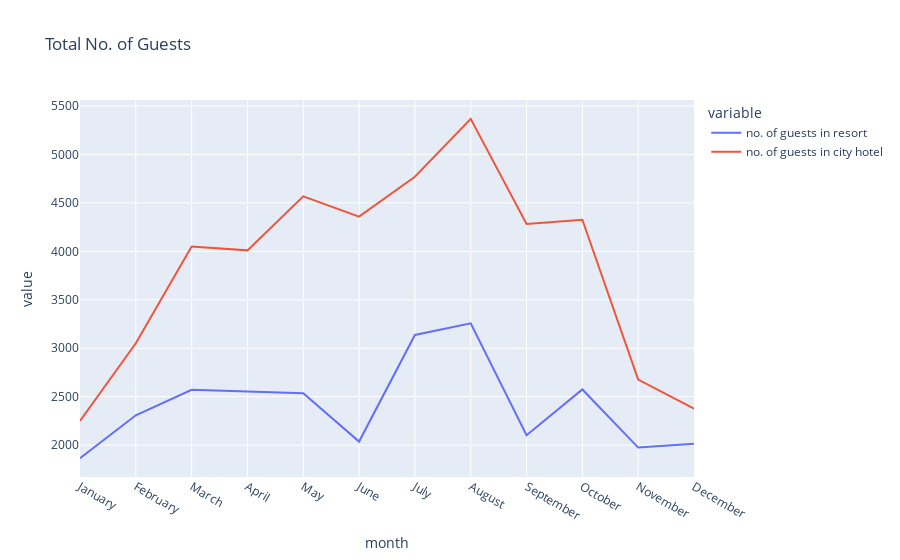

This figure's notebook cell:
### Code cell
px.line(all_guests, x='month', y=['no. of guests in resort', 'no. of guests in city hotel'], title="Total No. of Guests")

### Figure 1 — Plotly figure (JSON) as saved in the notebook; plotly's stock layout.template omitted (floating-point values rounded to 4 significant figures)
{"data": [{"hovertemplate": "variable=no. of guests in resort<br>month=%{x}<br>value=%{y}<extra></extra>", "legendgroup": "no. of guests in resort", "line": {"color": "#636efa", "dash": "solid"}, "marker": {"symbol": "circle"}, "mode": "lines", "name": "no. of guests in resort", "orientation": "v", "showlegend": true, "type": "scatter", "x": ["January", "February", "March", "April", "May", "June", "July", "August", "September", "October", "November", "December"], "xaxis": "x", "y": [1866, 2308, 2571, 2550, 2535, 2037, 3137, 3257, 2102, 2575, 1975, 2014], "yaxis": "y"}, {"hovertemplate": "variable=no. of guests in city hotel<br>month=%{x}<br>value=%{y}<extra></extra>", "legendgroup": "no. of guests in city hotel", "line": {"color": "#EF553B", "dash": "solid"}, "marker": {"symbol": "circle"}, "mode": "lines", "name": "no. of guests in city hotel", "orientation": "v", "showlegend": true, "type": "scatter", "x": ["January", "February", "March", "April", "May", "June", "July", "August", "September", "October", "November", "December"], "xaxis": "x", "y": [2249, 3051, 4049, 4010, 4568, 4358, 4770, 5367, 4283, 4326, 2676, 2377], "yaxis": "y"}], "layout": {"legend": {"title": {"text": "variable"}, "tracegroupgap": 0}, "title": {"text": "Total No. of Guests"}, "xaxis": {"anchor": "y", "domain": [0, 1], "title": {"text": "month"}}, "yaxis": {"anchor": "x", "domain": [0, 1], "title": {"text": "value"}}}}
